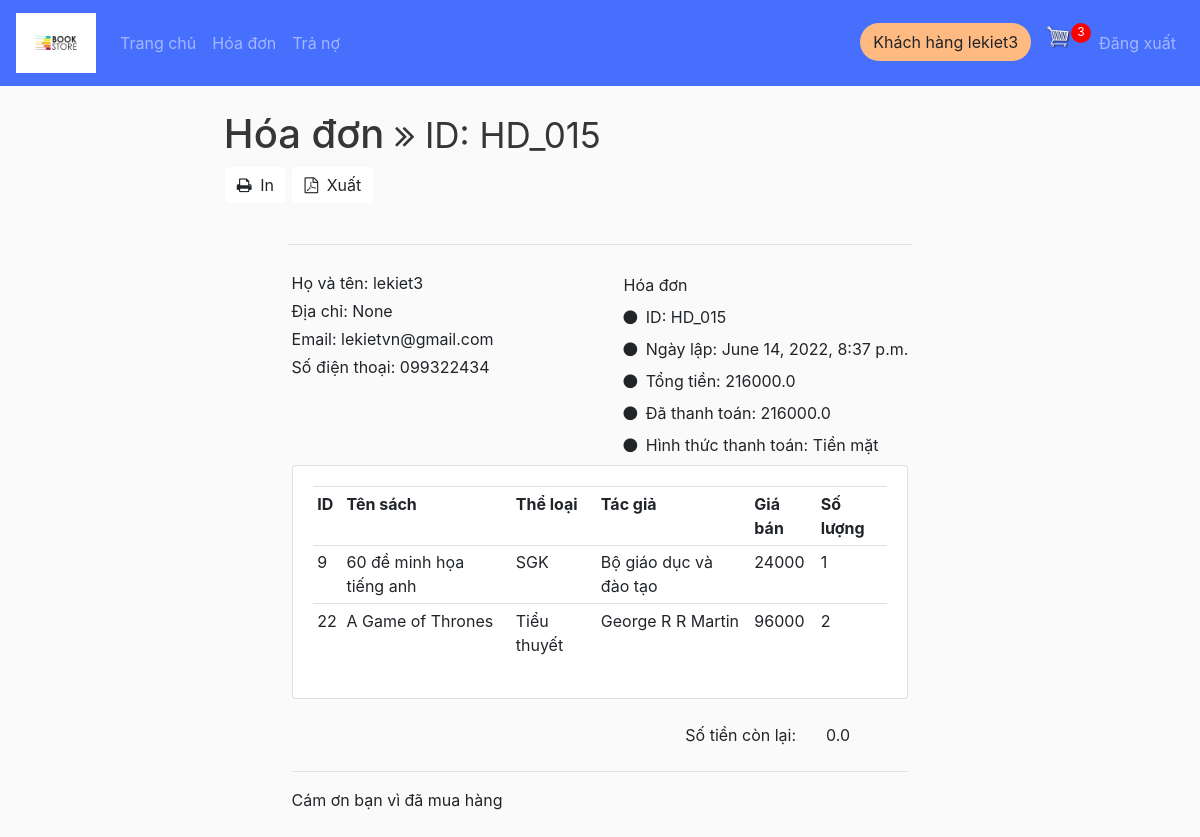
/review_invoice/HD_015/ (signed in), run on the app's committed database.
### book/models.py (models this page shows, shortened)
class Person(models.Model):
    class Meta:
        verbose_name_plural = 'Thành viên'
    id = models.CharField(max_length=100, primary_key=True, editable=True)
    ho_ten = models.CharField('Họ tên', max_length=100, null=True)
    ngay_sinh = models.DateField('Ngày sinh', null=True, editable=True)
    so_dien_thoai = models.CharField('Số điện thoại', max_length=13, null=True)
    dia_chi = models.CharField('Địa chỉ', max_length=1000, null=True)
    email = models.CharField('Email', max_length=50, null=True)
    profile_pic = models.ImageField(default="profile1.png", null=True)
    user = models.OneToOneField(User, blank=True, null=True, on_delete=models.CASCADE) # a user can have 1 customer, a customer have a user
    @property
    def get_group_name(self):
        query_set = Group.objects.filter(user = self.user)
        if not query_set:
            query_set = ''
        else:
            query_set = query_set[0].name.capitalize()
        return query_set

class HoaDon(models.Model):
    class Meta:
        verbose_name_plural = 'Hóa đơn'
    pttt = (
            ('Thẻ ngân hàng', 'Thẻ ngân hàng'),
            ('Tiền mặt', 'Tiền mặt'),
            )
    id_HD = models.CharField('Mã hóa đơn', max_length=100, primary_key=True, default= 'HD_', editable=True)
    ngay_lap_HD = models.DateTimeField('Ngày lập hóa đơn', null=True)
    tong_tien = models.FloatField('Tổng tiền', null=True, default=0, editable=True)
    nguoi_lap_HD = models.ForeignKey(Person, verbose_name='Nhân viên', null=True, blank=True, related_name="nhan_vien", on_delete=models.PROTECT)
    khach_hang = models.ForeignKey(Person, verbose_name='Khách hàng', null=True, blank=True, related_name="khach_hang", on_delete=models.PROTECT)
    phuong_thuc_thanh_toan = models.CharField('Phương thức thanh toán', max_length=100, null=False, choices=pttt)
    da_tra = models.FloatField('Đã trả', null=True, default=0, editable=True)
    @property
    def get_cart_items(self):
        cac_mat_hang = self.chitiethoadon_set.all()
        total = sum([mh.so_luong for mh in cac_mat_hang])
        return total

class ChiTietHoaDon(models.Model): # 1 lần nhập 1 sách
    hoa_don = models.ForeignKey(HoaDon, verbose_name='Hóa đơn', on_delete=models.PROTECT)
    sach = models.ForeignKey(Sach, verbose_name='Sách mua', on_delete=models.PROTECT)
    so_luong = models.PositiveIntegerField('Số lượng', null=True, default=0, editable=True)
    class Meta:
        verbose_name_plural = 'Chi tiết hóa đơn'

class Sach(models.Model):
    ten_sach = models.CharField('Tên sách', max_length=100, null=True)
    ngay_nhap = models.DateField('Ngày nhập', null=True, default=timezone.now)
    so_luong = models.PositiveIntegerField('Số lượng', null=True)
    the_loai = models.CharField('Thể loại', max_length=100, null=True)
    tac_gia = models.CharField('Tác giả', max_length=100, null=True)
    don_gia = models.PositiveBigIntegerField('Đơn giá', null=True)
    gia_ban = models.PositiveBigIntegerField('Giá bán', null=True)
    nha_xuat_ban = models.CharField('Nhà xuất bản', max_length=100, null=True)
    nam_xuat_ban = models.PositiveIntegerField('Năm xuất bản', null=True)
    nguoi_nhap = models.ForeignKey(Person, verbose_name= 'Người nhập', null=True, on_delete=models.PROTECT)
    anh_sach = models.ImageField(default="static/placeholder.png",null=True, blank=True)
    mo_ta = models.TextField("Mô tả ngắn", max_length=1000, null=True, blank=True)
    class Meta: # vì django ko cho tạo PK 2 thuộc tính nên làm cách này
        unique_together = ('id', 'ngay_nhap',)
        verbose_name_plural = "Sách"

### book/views.py (the view)
# urls.py: path('review_invoice/<str:pk>/', views.reviewInvoice, name='review_invoice'),
@login_required(login_url='login')
def reviewInvoice(request, pk):
    invoice = HoaDon.objects.get(id_HD=pk)
    details = ChiTietHoaDon.objects.filter(hoa_don=invoice)
    remain = invoice.tong_tien - invoice.da_tra
    cart_info = get_cart_info(request)
    context = {'invoice': invoice, 'remain': remain, 'details': details,  'cartItems':cart_info['cartItems']}
    return render(request, 'book/invoice.html', context)

### book/utils.py (called while the page is built)
def get_cart_info(request):
    if request.user.is_authenticated:
        kh = request.user.person
        hd = HoaDon.objects.get(khach_hang = kh, da_tra=-1, tong_tien=0)
        mat_hang = hd.chitiethoadon_set.all()
        cartItems = hd.get_cart_items
    return {'mat_hang': mat_hang, 'hd':hd, 'cartItems': cartItems}

### book/templates/book/invoice.html (shortened to what this page needs)
{%  extends 'book/main.html' %}
{% block content %}
<link href="https://maxcdn.bootstrapcdn.com/font-awesome/4.7.0/css/font-awesome.min.css" rel="stylesheet" />
<div class="page-content container">
    <div class="page-header text-blue-d2">
        <h1 class="page-title text-secondary-d1">
            Hóa đơn
            <small class="page-info">
                <i class="fa fa-angle-double-right text-80"></i>
                ID: {{ invoice.id_HD }}
            </small>
        </h1>
        <div class="page-tools">
            <div class="action-buttons">
                <a class="btn bg-white btn-light mx-1px text-95" href="#" data-title="Print">
                    <i class="mr-1 fa fa-print text-primary-m1 text-120 w-2"></i>
                    In
                </a>
                <a class="btn bg-white btn-light mx-1px text-95" href="#" data-title="PDF">
                    <i class="mr-1 fa fa-file-pdf-o text-danger-m1 text-120 w-2"></i>
                    Xuất
                </a>
            </div>
        </div>
    </div>
    <div class="container px-0">
        <div class="row mt-4">
            <div class="col-12 col-lg-12">
                <hr class="row brc-default-l1 mx-n1 mb-4" />
                <div class="row">
                    <div class="col-sm-6">
                        <div>
                            <span class="text-sm text-grey-m2 align-middle">Họ và tên:</span>
                            <span class="text-600 text-110 text-blue align-middle">{{ invoice.khach_hang.ho_ten }}</span>
                        </div>
                        <div class="text-grey-m2">
                            <div class="my-1">
                                Địa chỉ: {{invoice.khach_hang.dia_chi}}
                            </div>
                            <div class="my-1">
                                Email: {{invoice.khach_hang.email}}
                            </div>
                            <div class="my-1">
                                Số điện thoại: {{invoice.khach_hang.so_dien_thoai}}
                            </div>
                        </div>
                    </div>
                    <div class="text-95 col-sm-6 align-self-start d-sm-flex justify-content-end">
                        <div class="text-grey-m2">
                            <div class="mt-1 mb-2 text-secondary-m1 text-600 text-125">
                                Hóa đơn
                            </div>
                            <div class="my-2"><i class="fa fa-circle text-blue-m2 text-xs mr-1"></i> <span class="text-600 text-90">ID:</span> {{invoice.id_HD}}</div>
                            <div class="my-2"><i class="fa fa-circle text-blue-m2 text-xs mr-1"></i> <span class="text-600 text-90">Ngày lập:</span> {{invoice.ngay_lap_HD}}</div>
                            <div class="my-2"><i class="fa fa-circle text-blue-m2 text-xs mr-1"></i> <span class="text-600 text-90">Tổng tiền:</span> {{invoice.tong_tien}}</div>
                            <div class="my-2"><i class="fa fa-circle text-blue-m2 text-xs mr-1"></i> <span class="text-600 text-90">Đã thanh toán:</span> {{invoice.da_tra}}</div>
                            <div class="my-2"><i class="fa fa-circle text-blue-m2 text-xs mr-1"></i> <span class="text-600 text-90">Hình thức thanh toán:</span> {{invoice.phuong_thuc_thanh_toan}}</div>
                        </div>
                    </div>
                </div>
                    <div class="row">
                        <div class="col-md">
                            <div class="card card-body">
                                <table class="table table-sm">
                                    <tr>
                                        <th>ID</th>
                                        <th>Tên sách</th>
                                        <th>Thể loại</th>
                                        <th>Tác giả</th>
                                        <th>Giá bán</th>
                                        <th>Số lượng</th>
                                    </tr>
                                    {% for detail in details %}
                                    <tr>
                                        <td>{{detail.sach.id}}</td>
                                        <td>{{detail.sach.ten_sach}}</td>
                                        <td>{{detail.sach.the_loai}}</td>
                                        <td>{{detail.sach.tac_gia}}</td>
                                        <td>{{detail.sach.gia_ban}}</td>
                                        <td>{{detail.so_luong}}</td>
                                    </tr>
                                    {% endfor %}
                                </table>
                            </div>
                        </div>
                    </div>
                    <div class="row mt-3">
                        <div class="col-12 col-sm-7 text-grey-d2 text-95 mt-2 mt-lg-0">
                        </div>
                        <div class="col-12 col-sm-5 text-grey text-90 order-first order-sm-last">
                            <div class="row my-2">
                                <div class="col-7 text-right">
                                    Số tiền còn lại:
                                </div>
                                <div class="col-5">
                                    <span class="text-120 text-secondary-d1">{{remain}}</span>
                                </div>
                            </div>
                        </div>
                    </div>
                    <hr />
                    <div>
                        <span class="text-secondary-d1 text-105">Cám ơn bạn vì đã mua hàng</span>
                    </div>
                </div>
            </div>
        </div>
    </div>
</div>
{% endblock %}

### book/templates/book/navbar.html (shortened to what this page needs)
{% load static %}
<nav class="navbar navbar-expand-sm navbar-dark" style="background-color: rgba(40, 88, 255, 0.85);">
  <a class="navbar-brand" href="{% url 'home' %}">
    <img src="{% static 'images/logons.png' %}" alt="logo" height="60px">
  </a>
  <div class="collapse navbar-collapse" id="navbarSupportedContent">
    <ul class="navbar-nav mr-auto">
      <li class="nav-item {% if request.resolver_match.view_name == 'home' %}active{% endif %}">
        <a class="nav-link" href="{% url 'home' %}">Trang chủ </a>
      </li>
      {% if user.is_authenticated %}
        {% if user.person.get_group_name == 'Thủ kho' %}
          <li class="nav-item {% if request.resolver_match.view_name == 'book_entry' %}active{% endif %}">
            <a class="nav-link" href="{% url 'book_entry' %}">Nhập sách</a>
          </li>
          <li class="nav-item dropdown {% if request.resolver_match.view_name == 'inventory_report' or  request.resolver_match.view_name == 'debt_report' %}active{% endif %}">
            <a class="nav-link dropdown-toggle" href="#" id="navbarDropdown" role="button" data-toggle="dropdown" aria-haspopup="true" aria-expanded="false">
              Báo cáo
            </a>
            <div class="dropdown-menu" aria-labelledby="navbarDropdown">
              <a class="dropdown-item" href="{% url 'inventory_report' %}">Báo cáo tồn</a>
              <a class="dropdown-item" href="{% url 'debt_report' %}">Báo cáo nợ</a>
            </div>
          </li>
        {% elif user.person.get_group_name == 'Khách hàng' %}
          <li class="nav-item {% if request.resolver_match.view_name == 'list_invoice' %}active{% endif %}">
            <a class="nav-link" href="{% url 'list_invoice' %}">Hóa đơn</a>
          </li>
          <li class="nav-item {% if request.resolver_match.view_name == 'pay_debt' %}active{% endif %}">
            <a class="nav-link" href="{% url 'pay_debt' %}">Trả nợ</a>
          </li>
        {% endif %}
      {% endif %}
    </ul>
    <div class="form-inline my-2 my-lg-0">
      <ul class="navbar-nav">
        {% if user.is_authenticated %}
        <li class="nav-item">
          <a class="btn" style="background-color: #FFBA81; border-radius: 40px;" href="/customer_info/">{{request.user.person.get_group_name}} {{request.user}}</a>
        </li>
          {% if user.person.get_group_name == 'Khách hàng' %}
            <a href="{% url 'cart' %}">
              <img id="cart-icon" src="{% static 'images/cart.png' %}" alt="cart-icon">
            </a>
            <p id="cart-total">{{cartItems}}</p>
          {% endif %}
        <li class="nav-item">
          <a class="nav-link" href="{% url 'logout' %}">Đăng xuất</a>
        </li>
        {% endif %}
    </ul>
    </div>
  </div>
</nav>

### static/css/navbar.css (style rules this page uses)
#cart-icon { width:25px; display: inline-block; margin-left: 15px; }
#cart-total { display: block; text-align: center; color:#fff; background-color: red; width: 20px; height: 20px; border-radius: 80%; font-size: 12px; }

### static/css/book_main.css (style rules this page uses)
.container { max-width: 82% !important; }
body { background-color: hsl(0, 0%, 98%); }
h1,h2,h3,h4,h5,h6 { color:hsl(0, 0%, 21%); }

### data on the page
HoaDon: id_HD "HD_015", khach_hang.ho_ten "lekiet3", khach_hang.dia_chi "None", khach_hang.email "lekietvn@gmail.com", khach_hang.so_dien_thoai "099322434", ngay_lap_HD "June 14, 2022, 8:37 p.m.", tong_tien "216000.0", da_tra "216000.0", phuong_thuc_thanh_toan "Tiền mặt"
ChiTietHoaDon: sach.id "9", sach.ten_sach "60 đề minh họa tiếng anh", sach.the_loai "SGK", sach.tac_gia "Bộ giáo dục và đào tạo", sach.gia_ban "24000", so_luong "1"
ChiTietHoaDon: sach.id "22", sach.ten_sach "A Game of Thrones", sach.the_loai "Tiểu thuyết", sach.tac_gia "George R R Martin", sach.gia_ban "96000", so_luong "2"

### other printed values
{{ request.user.person.get_group_name }} "Khách hàng"
{{ request.user }} "lekiet3"
{{ cartItems }} "3"
{{ remain }} "0.0"
